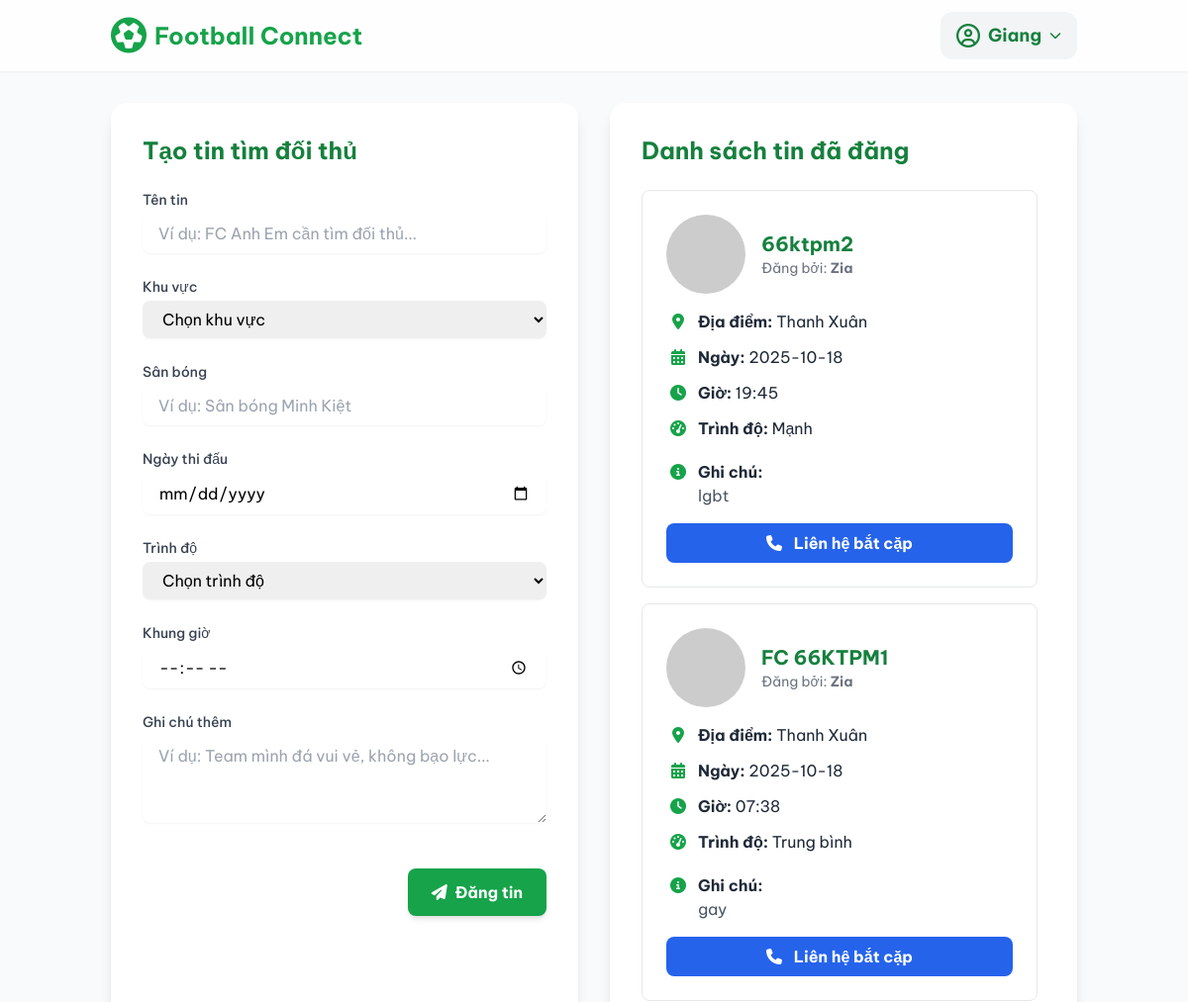
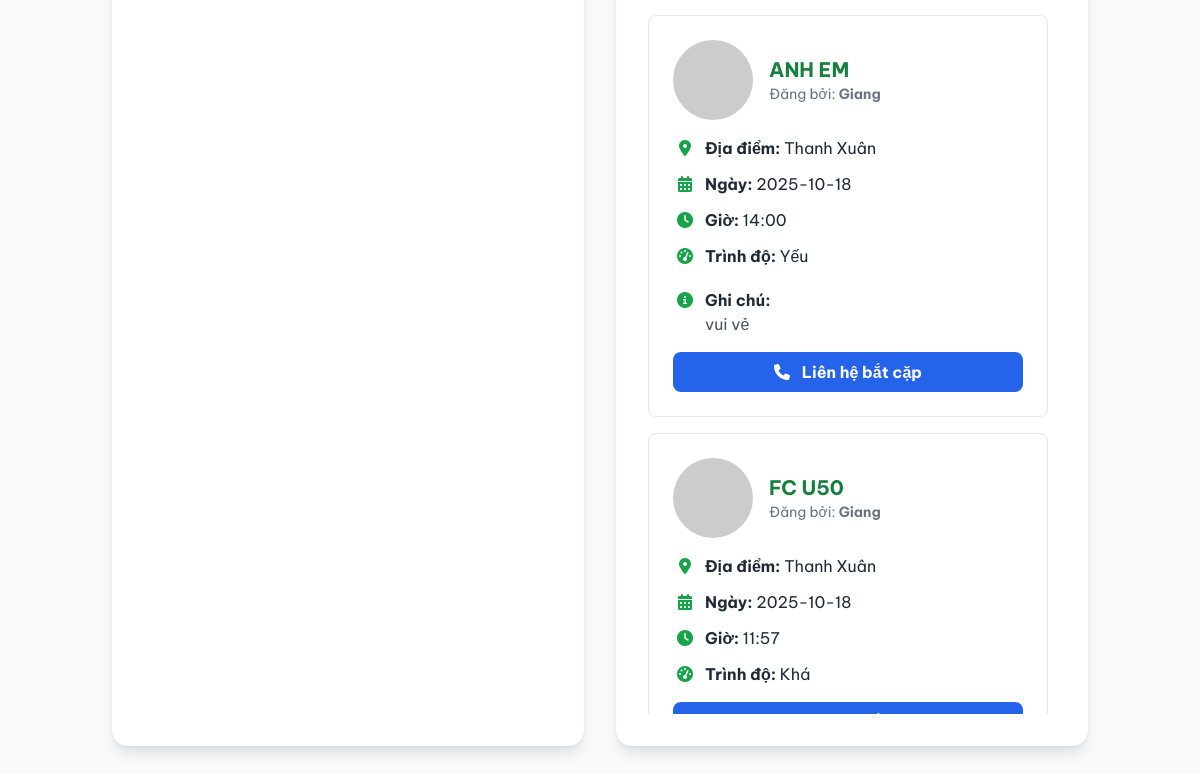
The app's page /find_opponent (signed in) with its own data (2 pictures, top to bottom).
### app.py (models this page shows, shortened)
class User(UserMixin, db.Model):
    id = db.Column(db.Integer, primary_key=True)
    username = db.Column(db.String(100), unique=True, nullable=False)
    password = db.Column(db.String(100), nullable=False)
    email = db.Column(db.String(120), unique=True, nullable=False)
    phone = db.Column(db.String(20))
    posts = db.relationship('Post', backref='author', lazy=True)

class Post(db.Model):
    id = db.Column(db.Integer, primary_key=True)
    title = db.Column(db.String(200), nullable=False)
    location = db.Column(db.String(200), nullable=False)
    match_date = db.Column(db.String(50), nullable=False)
    skill_level = db.Column(db.String(50), nullable=False)
    time_frame = db.Column(db.String(50), nullable=False)
    notes = db.Column(db.Text, nullable=True)
    user_id = db.Column(db.Integer, db.ForeignKey('user.id'), nullable=False)
    username = db.Column(db.String(100), nullable=False)

### app.py (the view, shortened to what this page needs)
@app.route('/find_opponent', methods=['GET', 'POST'])
@login_required
def find_opponent():
    posts = Post.query.order_by(Post.id.desc()).all()
    return render_template('find_opponent.html', posts=posts)

### app.py (called while the page is built)
@login_manager.user_loader
def load_user(user_id):
    return User.query.get(int(user_id))

### templates/find_opponent.html (shortened to what this page needs)
<!DOCTYPE html>
<html lang="vi">
<head>
    <script src="https://cdn.tailwindcss.com"></script>
    <link rel="stylesheet" href="https://cdnjs.cloudflare.com/ajax/libs/font-awesome/6.4.2/css/all.min.css">
</head>
<body class="bg-gray-50">
    <nav class="bg-white/80 backdrop-blur-md shadow-sm sticky top-0 z-50">
        <div class="container mx-auto px-6 py-3 flex justify-between items-center">
            <a href="{{ url_for('home') }}" class="flex items-center font-bold text-2xl text-green-600">
                <i class="fa-solid fa-futbol text-green-600 text-4xl mr-2"></i>
                <span>Football Connect</span>
            </a>
            <div class="flex items-center space-x-3">
                {% if current_user.is_authenticated %}
                <div class="relative">
                    <button id="user-menu-button" class="flex items-center bg-gray-100 rounded-xl px-4 py-2 space-x-2 text-left hover:bg-gray-200 focus:outline-none transition">
                        <i class="fa-regular fa-user-circle text-green-700 text-2xl"></i>
                        <span class="font-bold text-green-700 text-lg">{{ current_user.username }}</span>
                        <i class="fa-solid fa-chevron-down text-green-700 text-xs ml-2"></i>
                    </button>
                </div>
                {% endif %}
            </div>
        </div>
    </nav>
    <main class="container mx-auto px-6 py-8">
        <div class="grid grid-cols-1 lg:grid-cols-2 gap-8">
            <div class="bg-white p-8 rounded-2xl shadow-lg">
                <h1 class="text-2xl font-bold text-green-700 mb-6">Tạo tin tìm đối thủ</h1>
                <form id="post-form" action="{{ url_for('find_opponent') }}" method="POST" class="space-y-6">
                    <div>
                        <label for="title" class="block text-sm font-medium text-gray-700 mb-1">Tên tin</label>
                        <input type="text" id="title" name="title" class="w-full border-gray-300 rounded-lg shadow-sm focus:border-green-500 focus:ring-green-500 px-4 py-2" placeholder="Ví dụ: FC Anh Em cần tìm đối thủ..." required>
                    </div>
                    <div>
                        <label for="location" class="block text-sm font-medium text-gray-700 mb-1">Khu vực</label>
                        <select id="location" name="location" class="w-full border-gray-300 rounded-lg shadow-sm focus:border-green-500 focus:ring-green-500 px-4 py-2" required>
                            <option value="" disabled selected>Chọn khu vực</option>
                        </select>
                    </div>
                    <div>
                        <label for="pitch" class="block text-sm font-medium text-gray-700 mb-1">Sân bóng</label>
                        <input type="text" id="pitch" name="pitch" class="w-full border-gray-300 rounded-lg shadow-sm focus:border-green-500 focus:ring-green-500 px-4 py-2" placeholder="Ví dụ: Sân bóng Minh Kiệt" required>
                    </div>
                    <div>
                        <label for="match_date" class="block text-sm font-medium text-gray-700 mb-1">Ngày thi đấu</label>
                        <input type="date" id="match_date" name="match_date" class="w-full border-gray-300 rounded-lg shadow-sm focus:border-green-500 focus:ring-green-500 px-4 py-2" required>
                    </div>
                    <div>
                        <label for="skill_level" class="block text-sm font-medium text-gray-700 mb-1">Trình độ</label>
                        <select id="skill_level" name="skill_level" class="w-full border-gray-300 rounded-lg shadow-sm focus:border-green-500 focus:ring-green-500 px-4 py-2" required>
                            <option value="" disabled selected>Chọn trình độ</option>
                        </select>
                    </div>
                    <div>
                        <label for="time_frame" class="block text-sm font-medium text-gray-700 mb-1">Khung giờ</label>
                        <input type="time" id="time_frame" name="time_frame" class="w-full border-gray-300 rounded-lg shadow-sm focus:border-green-500 focus:ring-green-500 px-4 py-2" required>
                    </div>
                    <div>
                        <label for="notes" class="block text-sm font-medium text-gray-700 mb-1">Ghi chú thêm</label>
                        <textarea id="notes" name="notes" rows="3" class="w-full border-gray-300 rounded-lg shadow-sm focus:border-green-500 focus:ring-green-500 px-4 py-2" placeholder="Ví dụ: Team mình đá vui vẻ, không bạo lực..."></textarea>
                    </div>
                    <div class="flex justify-end items-center pt-4">
                        <button type="submit" class="bg-green-600 hover:bg-green-700 text-white font-bold py-3 px-6 rounded-lg shadow-md transition duration-300 ease-in-out flex items-center space-x-2">
                            <i class="fa-solid fa-paper-plane"></i>
                            <span>Đăng tin</span>
                        </button>
                    </div>
                </form>
            </div>
            <div id="posts-container" class="bg-white p-8 rounded-2xl shadow-lg">
                <h2 class="text-2xl font-bold text-green-700 mb-6">Danh sách tin đã đăng</h2>
                <div id="posts-list" class="space-y-4 max-h-[75vh] overflow-y-auto pr-2">
                    {% if posts %}
                        {% for post in posts %}
                        <div class="border border-gray-200 rounded-lg p-6 space-y-4">
                            <div class="flex items-center space-x-4 mb-4">
                                <img src="https://ui-avatars.com/api/?name={{ post.username[0] }}&background=random&color=fff&rounded=true&size=56" alt="Team Logo" class="rounded-full">
                                <div>
                                    <h3 class="text-xl font-bold text-green-700">{{ post.title }}</h3>
                                    <p class="text-sm text-gray-500">Đăng bởi: <strong>{{ post.username }}</strong></p>
                                </div>
                            </div>
                            <div class="space-y-3 text-gray-800">
                                <p><i class="fa-solid fa-location-dot w-6 text-center mr-2 text-green-600"></i><strong>Địa điểm:</strong> {{ post.location }}</p>
                                <p><i class="fa-solid fa-calendar-days w-6 text-center mr-2 text-green-600"></i><strong>Ngày:</strong> {{ post.match_date }}</p>
                                <p><i class="fa-solid fa-clock w-6 text-center mr-2 text-green-600"></i><strong>Giờ:</strong> {{ post.time_frame }}</p>
                                <p><i class="fa-solid fa-gauge-high w-6 text-center mr-2 text-green-600"></i><strong>Trình độ:</strong> {{ post.skill_level }}</p>
                                {% if post.notes %}
                                <div class="pt-2">
                                    <i class="fa-solid fa-circle-info w-6 text-center mr-2 text-green-600"></i><strong>Ghi chú:</strong>
                                    <p class="pl-8 text-gray-600">{{ post.notes }}</p>
                                </div>
                                {% endif %}
                            </div>
                            <div class="mt-6 text-center">
                                 <button class="bg-blue-600 text-white font-bold py-2 px-6 rounded-lg hover:bg-blue-700 transition w-full">
                                    <i class="fa-solid fa-phone mr-2"></i> Liên hệ bắt cặp
                                </button>
                            </div>
                        </div>
                        {% endfor %}
                    {% else %}
                    <div id="no-posts-placeholder" class="text-center text-gray-500 py-10">
                        <p>Chưa có tin nào được đăng.</p>
                        <p class="text-sm mt-1">Hãy điền thông tin và nhấn "Đăng tin".</p>
                    </div>
                    {% endif %}
                </div>
            </div>
        </div>
    </main>
</body>
</html>

### templates/find_opponent.html (style rules this page uses)
body { font-family: 'Be Vietnam Pro', sans-serif; }

### records on screen
User: username "Giang"
Post: title "66ktpm2", username "Zia", location "Thanh Xuân", match_date "2025-10-18", time_frame "19:45", skill_level "Mạnh", notes "lgbt"
Post: title "FC 66KTPM1", username "Zia", location "Thanh Xuân", match_date "2025-10-18", time_frame "07:38", skill_level "Trung bình", notes "gay"
Post: title "ANH EM", username "Giang", location "Thanh Xuân", match_date "2025-10-18", time_frame "14:00", skill_level "Yếu", notes "vui vẻ"
Post: title "FC U50", username "Giang", location "Thanh Xuân", match_date "2025-10-18", time_frame "11:57", skill_level "Khá"
